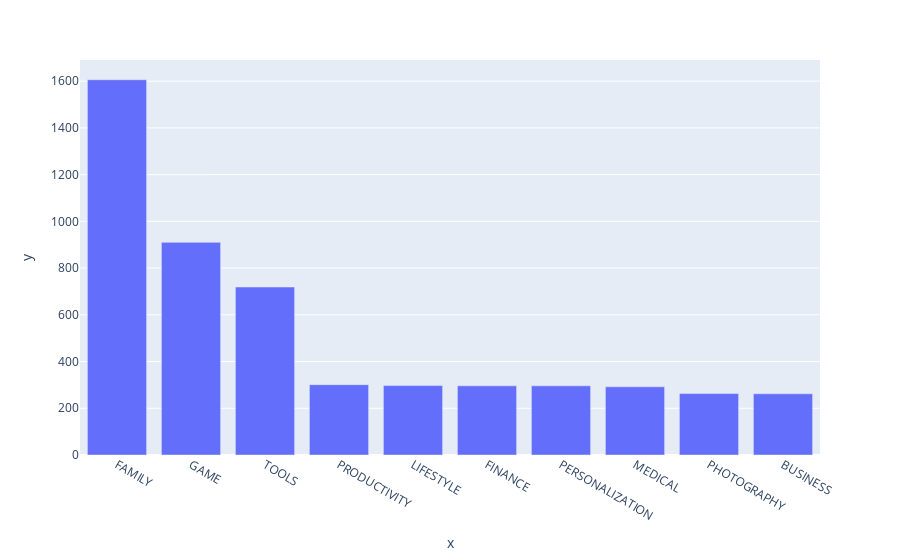

This figure's notebook cell:
### Markdown cell above
### Vertical Bar Chart - Highest Competition (Number of Apps)

### Code cell
bar = px.bar(x = top10_category.index, # index = category name
             y = top10_category.values) # values = count of apps in each category
 
bar.show()

### Figure 1 — Plotly figure (JSON) as saved in the notebook; plotly's stock layout.template omitted (floating-point values rounded to 4 significant figures)
{"data": [{"hovertemplate": "x=%{x}<br>y=%{y}<extra></extra>", "legendgroup": "", "marker": {"color": "#636efa", "pattern": {"shape": ""}}, "name": "", "orientation": "v", "showlegend": false, "textposition": "auto", "type": "bar", "x": ["FAMILY", "GAME", "TOOLS", "PRODUCTIVITY", "LIFESTYLE", "FINANCE", "PERSONALIZATION", "MEDICAL", "PHOTOGRAPHY", "BUSINESS"], "xaxis": "x", "y": [1606, 910, 719, 301, 297, 296, 296, 292, 263, 262], "yaxis": "y"}], "layout": {"barmode": "relative", "legend": {"tracegroupgap": 0}, "margin": {"t": 60}, "xaxis": {"anchor": "y", "domain": [0, 1], "title": {"text": "x"}}, "yaxis": {"anchor": "x", "domain": [0, 1], "title": {"text": "y"}}}}
